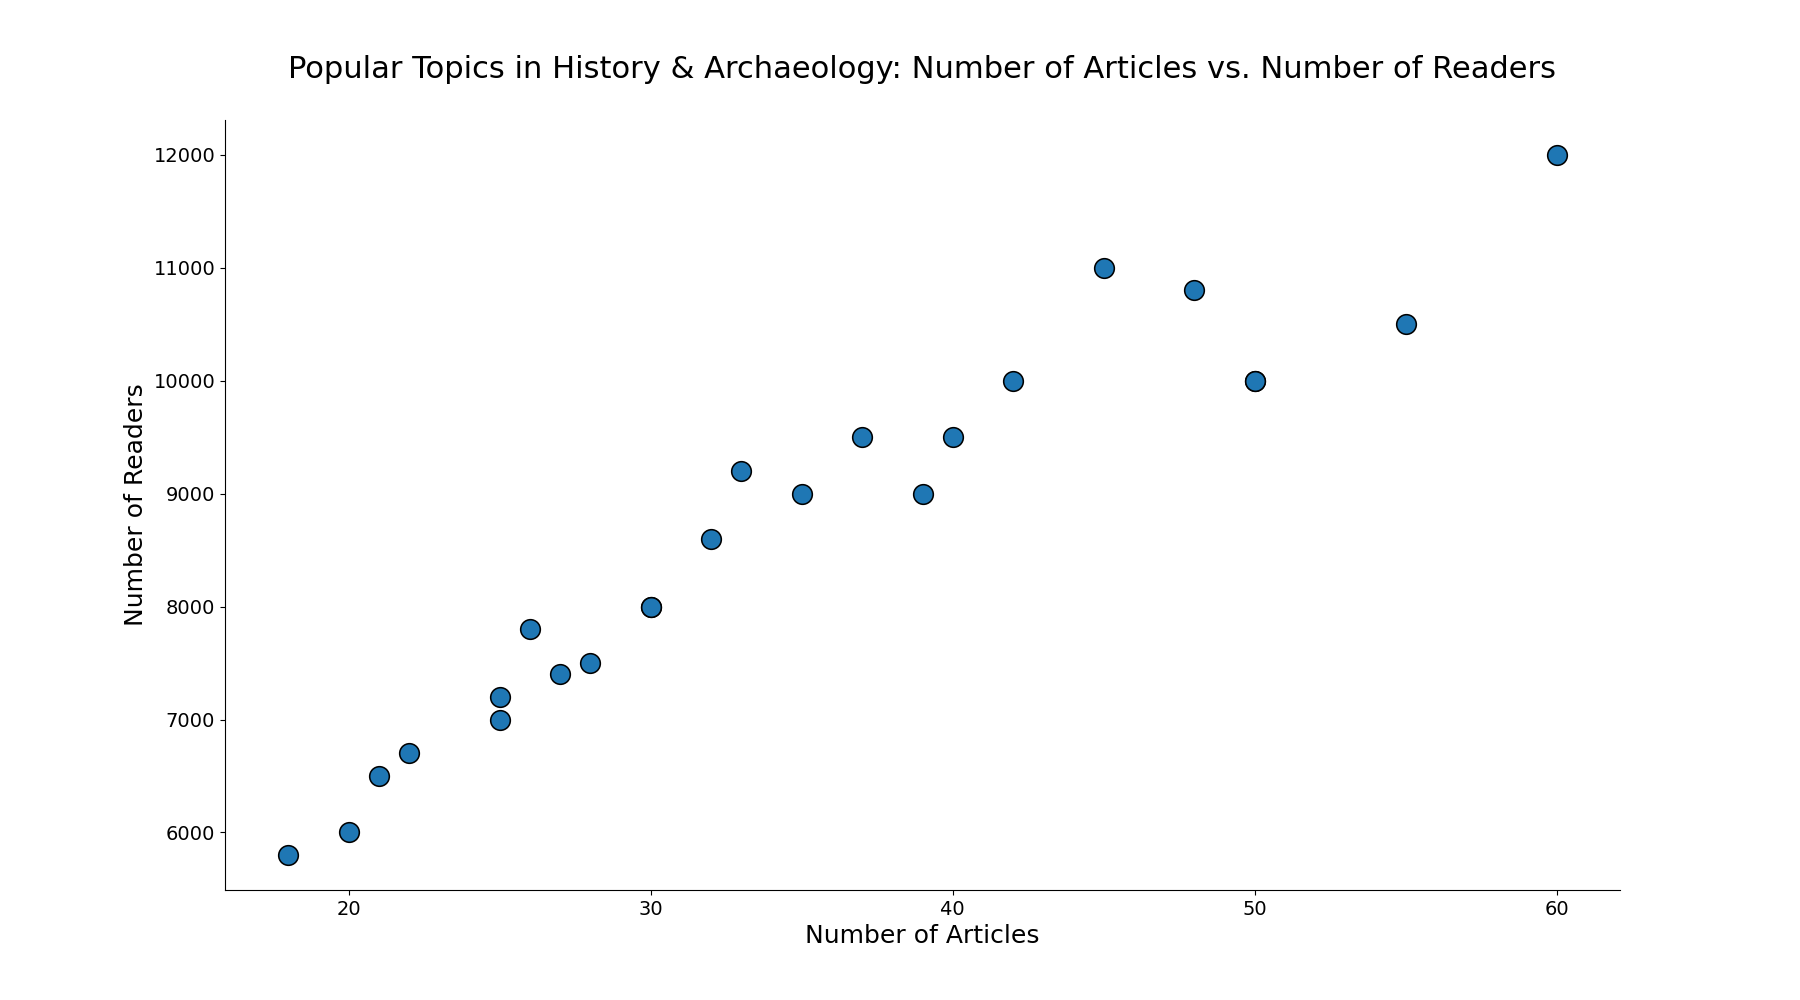

This chart was generated by the following Python code:

import seaborn as sns
import matplotlib.pyplot as plt
import pandas as pd
from io import StringIO

data = """
Topic,Number_of_Articles,Number_of_Readers
Ancient_Civilizations,50,10000
Medieval_History,30,8000
Renaissance_Art,25,7000
Industrial_Revolution,40,9500
Modern_History,60,12000
Archaeological_Discoveries,35,9000
Cultural_Anthropology,45,11000
Historical_Figures,55,10500
Military_History,20,6000
World_War_II,50,10000
Ancient_Monuments,28,7500
Colonial_History,22,6700
History_of_Science,33,9200
Historical_Literature,27,7400
Political_History,48,10800
Economic_History,37,9500
Art_History,42,10000
Religious_History,30,8000
Historiography,18,5800
Public_History,25,7200
Social_History,39,9000
Oral_History,32,8600
Historical_Methodology,21,6500
Historians_and_Scholarship,26,7800
"""

df = pd.read_csv(StringIO(data))

plt.figure(figsize=(18, 10))
scatter = sns.scatterplot(
    data=df, 
    x="Number_of_Articles", 
    y="Number_of_Readers", 
    palette=["#e41a1c", "#377eb8", "#4daf4a", "#984ea3", "#ff7f00", "#ffff33", "#a65628", "#f781bf", "#999999", "#66c2a5", "#fc8d62", "#8da0cb", "#e78ac3", "#a6d854", "#ffd92f", "#e5c494", "#b3b3b3"],
    edgecolor="k", s=200
)

scatter.set_title('Popular Topics in History & Archaeology: Number of Articles vs. Number of Readers', fontsize=22, pad=30)
scatter.set_xlabel('Number of Articles', fontsize=18)
scatter.set_ylabel('Number of Readers', fontsize=18)

plt.xticks(fontsize=14)
plt.yticks(fontsize=14)

sns.despine()

plt.show()
